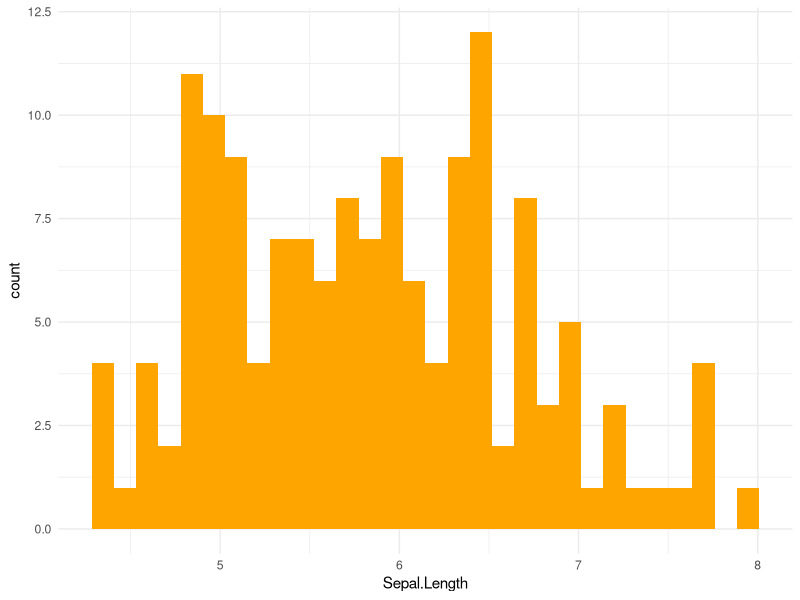

The R source for this figure:
## ---- chunk 1
knitr::opts_chunk$set(echo = TRUE)
library(tidyverse)
## ---- chunk 2
col <- colors()
colors()
## ---- chunk 3
ggplot(iris, aes(x=Sepal.Length)) +
  geom_histogram(fill=col[498]) +
  theme_minimal()
